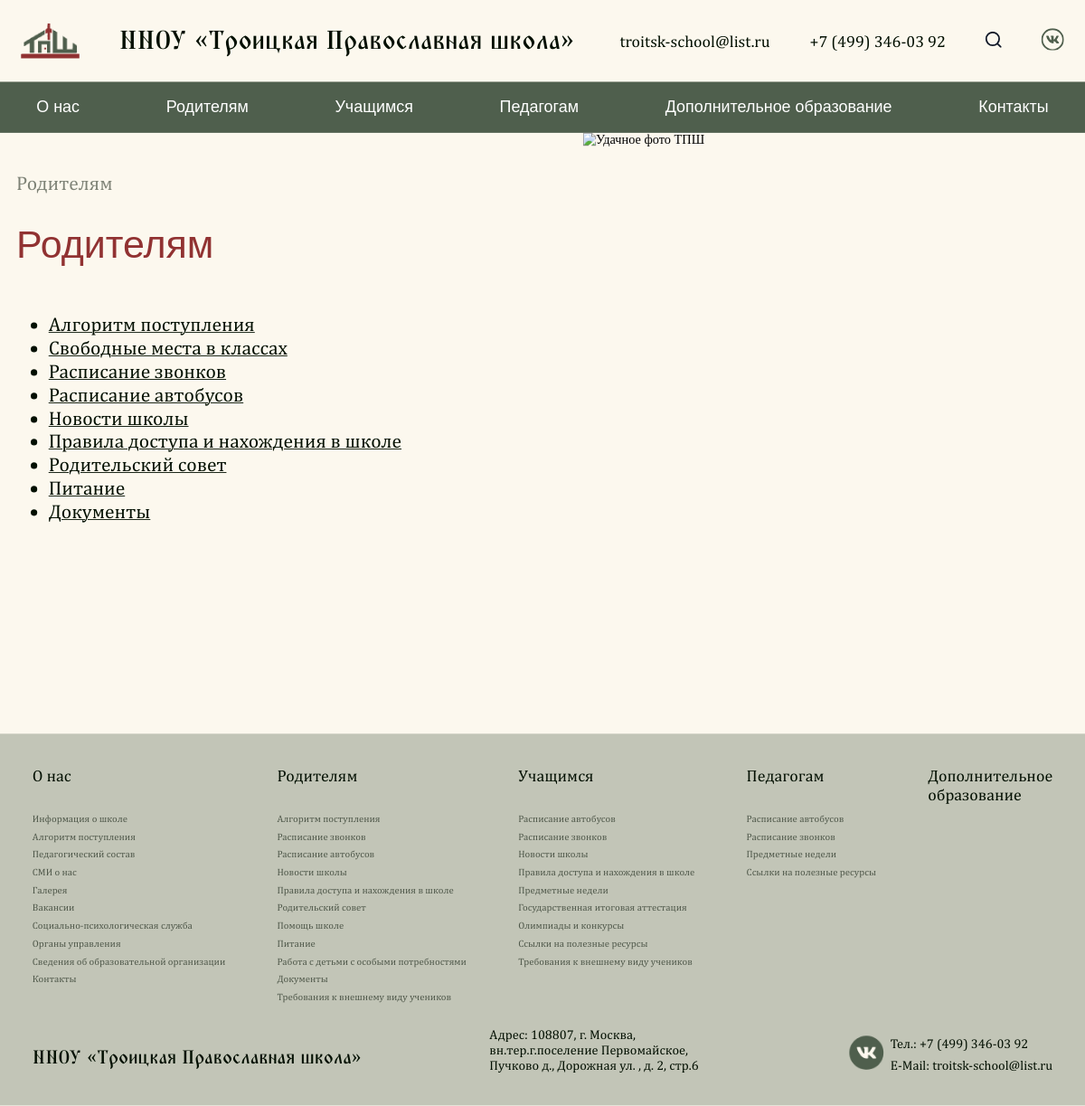
Screenshot of /pages/b/10/ with the database file from the repository.
### pages/models.py (models this page shows, shortened)
class Contact(SingletonModel):
  email = models.CharField("Электронная почта", max_length=100)
  phone = models.CharField("Телефон", max_length=100)
  address = models.CharField("Адрес", max_length=100)
  vk_link = models.CharField("Ссылка на VK", max_length=100)
  class Meta:
    verbose_name = "Контакты"
    verbose_name_plural = "Контакты"

class GenericPageB(models.Model):
  COLOR_CHOICES = [
    ('#913232', 'Красный'),
    ('#4F5F4D', 'Зелёный'),
  ]
  show_in_nav = models.BooleanField("Показать страницу в навигации?", default=False)
  category = models.ForeignKey(GenericPageCategory, verbose_name="Категория", on_delete=models.CASCADE, related_name="pages_b", null=True, blank=True)
  path = models.CharField("Путь к странице", max_length=800, null=True, blank=True)
  page_title = models.CharField("Название страницы", max_length=2000)
  description = models.TextField("Описание", max_length=20000)
  title_color = models.CharField("Цвет заголовка", max_length=7, choices=COLOR_CHOICES, default='#913232')
  is_navigational = models.BooleanField("Является ли страницей навигации?", default=False)
  class Meta:
    verbose_name = "Страница типа 'Б'"
    verbose_name_plural = "Страницы типа 'Б'"

### pages/views.py (the view)
# urls.py: path('pages/b/<int:id>/', type_b_page, name="page_type_b"),
def type_b_page(request, id):
  main_page_info = MainPage.objects.all()[0]
  contacts = Contact.objects.all()[0]
  current_page_info = GenericPageB.objects.get(id=id)
  page_for_nav_a = GenericPageA.objects.all().filter(show_in_nav=True)
  page_for_nav_b = GenericPageB.objects.all().filter(show_in_nav=True)
  context = {
      'main_page_info': main_page_info,
      'contacts': contacts,
      'current_page_info': current_page_info,
      'page_for_nav_a': page_for_nav_a,
      'page_for_nav_b': page_for_nav_b,
  }
  return render(request, 'customs/type_b_page.html', context)

### pages/templates/customs/type_b_page.html (shortened to what this page needs)
{% extends 'generics/base.html' %}
{% load static %}
{% block content %}
<div class="container {% if current_page_info.is_navigational %}navigational-parent{% endif %}">
  {% if current_page_info.is_navigational %}
  <div class="navigational-image-wrap">
    <img src="{% static 'assets/IMG_0424.jpg' %}" alt="Удачное фото ТПШ">
  </div>
  {% endif %}
  <h2 class="generic-subtitle">
    {% if current_page_info.path %}
      {% if current_page_info.category %}{% if current_page_info.category.link %}<a class="generic-breadcrumb generic-subtitle" href="{{ current_page_info.category.link }}">{{ current_page_info.category }}</a>{% else %}{{ current_page_info.category }}{% endif %} |{% endif %} {{ current_page_info.path }}
    {% else %}
      {{ current_page_info.page_title }}
    {% endif %}
  </h2>
  <h1 class="generic-title" style="color: {{ current_page_info.title_color }};">
    {{ current_page_info.page_title }}
  </h1>
  <div class="administrative-detail">
    <div class="about-school-page-content">{{ current_page_info.description|safe|linebreaksbr }}</div>
  </div>
</div>
{% endblock %}

### pages/templates/generics/_header.html (shortened to what this page needs)
{% load static %}
<header class="header">
    <div class="container">
        <div class="header-block">
            <a href="{% url 'page_main' %}" class="header-box">
                <img src="{% static 'assets/Layer_Logo.png' %}" alt="">
                <h1 class="header-title">ННОУ «Троицкая Православная школа»</h1>
            </a>
            <div class="header-nav">
                <ul class="nav-list">
                    <li><a href="mailto:{{ contacts.email }}" class="nav-link">{{ contacts.email }}</a></li>
                    <li><a href="tel:{{ contacts.phone }}" class="nav-link">{{ contacts.phone }}</a></li>
                    <li><a href="#" class="nav-link">
                    </a></li>
                    <li><a href="{{ contacts.vk_link }}" class="nav-link">
                    </a></li>
                </ul>
            </div>
        </div>
    </div>
</header>
<nav class="navbar">
    <ul class="container menu">
        <li class="menu-item has-submenu">
            <a href="{% url 'page_type_b' 9 %}">О нас</a>
        </li>
        <li class="menu-item has-submenu">
            <a href="{% url 'page_type_b' 10 %}">Родителям</a>
        </li>
        <li class="menu-item has-submenu">
            <a href="{% url 'page_type_b' 11 %}">Учащимся</a>
        </li>
        <li class="menu-item has-submenu">
            <a href="{% url 'page_type_b' 12 %}">Педагогам</a>
        </li>
        <li class="menu-item"><a href="{% url 'page_additional_education' %}">Дополнительное образование</a></li>
        <li class="menu-item"><a href="{% url 'page_contacts' %}">Контакты</a></li>
    </ul>
    </nav>

### pages/templates/generics/_footer.html (shortened to what this page needs)
{% load static %}
<footer class="footer">
  <div class="container">
    <div class="footer-colums">
      <div class="footer__columns">
        <p><a style="font-weight: 500;" href="{% url 'page_type_b' 9 %}">О нас</a></p>
        <p><a class="footer__text" href="{% url 'page_school_information_main' %}">Информация о школе</a></p>
        <p><a class="footer__text" href="{% url 'page_append' %}">Алгоритм поступления</a></p>
        <p><a class="footer__text" href="{% url 'page_teachers' %}">Педагогический состав</a></p>
        <p><a class="footer__text" href="{% url 'page_news' %}">СМИ о нас</a></p>
        <p><a class="footer__text" href="{% url 'page_gallery' %}">Галерея</a></p>
        <p><a class="footer__text" href="{% url 'page_vacancy' %}">Вакансии</a></p>
        <p><a class="footer__text" href="{% url 'page_social_psychology' %}">Социально-психологическая служба</a></p>
        <p><a class="footer__text" href="{% url 'page_administrative_control' %}">Органы управления</a></p>
        <p><a class="footer__text" href="{% url 'page_additional_organization' %}">Сведения об образовательной организации</a></p>
        <p><a class="footer__text" href="{% url 'page_contacts' %}">Контакты</a></p>
      </div>
      <div class="footer__columns">
        <p><a style="font-weight: 500;" href="{% url 'page_type_b' 10 %}">Родителям</a></p>
        <p><a class="footer__text" href="{% url 'page_append' %}">Алгоритм поступления</a></p>
        <p><a class="footer__text" href="{% url 'page_schedule' %}">Расписание звонков</a></p>
        <p><a class="footer__text" href="{% url 'page_schedule_bus' %}">Расписание автобусов</a></p>
        <p><a class="footer__text" href="{% url 'page_news' %}">Новости школы</a></p>
        <p><a class="footer__text" href="{% url 'page_type_b' 6 %}">Правила доступа и нахождения в школе</a></p>
        <p><a class="footer__text" href="{% url 'page_administrative_control_detail' 3 %}">Родительский совет</a></p>
        <p><a class="footer__text" href="{% url 'page_school_information_detail' 3 %}">Помощь школе</a></p>
        <p><a class="footer__text" href="{% url 'page_cuisine' %}">Питание</a></p>
        <p><a class="footer__text" href="#">Работа с детьми с особыми потребностями</a></p>
        <p><a class="footer__text" href="#">Документы</a></p>
        {% for page in page_for_nav_b %}
        {% if page.category.name == 'Родителям' %}
        <p><a class="footer__text" href="{% url 'page_type_b' page.id %}">{{ page.page_title }}</a></p>
        {% endif %}
        {% endfor %}
      </div>
      <div class="footer__columns">
        <p><a style="font-weight: 500;" href="{% url 'page_type_b' 11 %}">Учащимся</a></p>
        <p><a class="footer__text" href="{% url 'page_schedule_bus' %}">Расписание автобусов</a></p>
        <p><a class="footer__text" href="{% url 'page_schedule' %}">Расписание звонков</a></p>
        <p><a class="footer__text" href="{% url 'page_news' %}">Новости школы</a></p>
        <p><a class="footer__text" href="{% url 'page_type_b' 3 %}">Правила доступа и нахождения в школе</a></p>
        <p><a class="footer__text" href="{% url 'page_subjects' %}">Предметные недели</a></p>
        <p><a class="footer__text" href="{% url 'page_attestation' %}">Государственная итоговая аттестация</a></p>
        <p><a class="footer__text" href="{% url 'page_type_b' 1 %}">Олимпиады и конкурсы</a></p>
        <p><a class="footer__text" href="{% url 'page_type_b' 2 %}">Ссылки на полезные ресурсы</a></p>
        {% for page in page_for_nav_b %}
        {% if page.category.name == 'Учащимся' %}
        <p><a class="footer__text" href="{% url 'page_type_b' page.id %}">{{ page.page_title }}</a></p>
        {% endif %}
        {% endfor %}
      </div>
      <div class="footer__columns">
        <p><a style="font-weight: 500;" href="{% url 'page_type_b' 12 %}">Педагогам</a></p>
        <p><a class="footer__text" href="{% url 'page_schedule_bus' %}">Расписание автобусов</a></p>
        <p><a class="footer__text" href="{% url 'page_schedule' %}">Расписание звонков</a></p>
        <p><a class="footer__text" href="{% url 'page_subjects' %}">Предметные недели</a></p>
        <p><a class="footer__text" href="{% url 'page_type_b' 5 %}">Ссылки на полезные ресурсы</a></p>
      </div>
      <div class="footer__columns">
        <p><a style="font-weight: 500;" href="{% url 'page_additional_education' %}">Дополнительное <br> образование</a></p>
      </div>
    </div>
    <div class="footer__bottom">
      <a class="footer__name" href="{% url 'page_main' %}">ННОУ «Троицкая Православная школа»</a>
      <p class="footer__adres" style="width: 286px;">Адрес: {{ contacts.address }}</p>
      <div class="search-btn" style="display: flex; height: 46px; gap: 7.85px">
        <a href="{{ contacts.vk_link }}"><img class="vk" src="{% static 'assets/basil_vk-solid.png' %}" style="width: 43px; height: 42px;" alt=""></a>
        <div class="footer__contact" style="display: flex; flex-direction: column; justify-content: space-between;">
          <p class="footer__number">Тел.: {{ contacts.phone }}</p>
          <p class="footer__emil">E-Mail: {{ contacts.email }}</p>
        </div>
      </div>
    </div>
  </div>
</footer>

### static/css/index.css (style rules this page uses)
* { padding: 0; margin: 0; box-sizing: border-box; list-style: none; text-decoration: none; }
html, body { margin: 0; padding: 0; background: #FCF8EE; scroll-behavior: smooth; }
@media (max-width: 1330px) { body { overflow-x: hidden; } }
.container { max-width: 1300px; margin: 0 auto; }
p, span, a, h1, h2, h3, h4, h5, h6, b { font-family: 'Playfair Display', sans-serif; }
.navigational-parent { position: relative; padding-bottom: 40px; }
.navigational-image-wrap { position: absolute; top: 0; right: 0; height: 100%; width: 600px; overflow: hidden; }
.navigational-image-wrap > img { width: 100%; }
.navigational-parent ~ .footer { margin-top: 0; }

### static/css/header.css (style rules this page uses)
.header { padding: 26px; width: 100%; background: rgb(252, 248, 238); }
.header-block { display: flex; justify-content: space-between; align-items: center; }
.header-box { display: flex; align-items: center; gap: 49px; }
.nav-list { display: flex; align-items: center; gap: 49px; }
.header-title { color: rgb(2, 15, 1); font-family: 'TriodPostnaja' , serif; font-size: 32px; font-weight: 500; line-height: 49px; text-align: left; }
.nav-link { color: rgb(2, 15, 1); font-family: 'Literata', sans-serif; font-size: 20px; font-weight: 400; letter-spacing: 0%; text-align: left; }
.navbar { background-color: #4F5F4D; }
.menu { display: flex; justify-content: space-between; list-style: none; padding: 0; margin: 0; }
.menu-item { position: relative; }
.menu-item a { display: block; padding: 20px 25px; color: white; text-decoration: none; font-size: 20px; font-size: 'Literata', sans-serif; border-radius: 12px; }

### static/css/generic.css (style rules this page uses)
.generic-subtitle { font-size: 24px; font-weight: 500; line-height: 1.2; color: #020F01; opacity: 0.5; padding-top: 48px; padding-bottom: 32px; font-family: 'Literata', sans-serif; }
.generic-title { font-size: 48px; letter-spacing: 0%; font-weight: 500; line-height: 1.2; color: #913232; font-family: 'Playfair Display', sans-serif; margin-bottom: 24px; }

### static/css/footer.css (style rules this page uses)
.footer { margin-top: 72px; background: rgb(207, 209, 196); padding: 40px 20px; font-family: 'Literata', sans-serif; }
.footer { background-color: #c2c5b7; padding: 40px; font-family: serif; font-size: 14px; color: #1f1f1f; margin-top: 40px; margin-bottom: -10px; }
.footer-colums { display: flex; justify-content: space-between; margin-bottom: 30px; position: relative; }
.footer__bottom { display: flex; justify-content: space-between; align-items: flex-end; flex-wrap: wrap; }
.footer__text { color: black; opacity: 0.6; font-family: 'Literata' , serif; font-weight: 400; }
.footer__name { color: rgb(2, 15, 1); font-family: 'TriodPostnaja', serif; font-size: 23.13px; font-weight: 500; line-height: 36px; letter-spacing: 0%; text-align: left; }
.footer__adres { color: rgb(2, 15, 1); font-family: 'Literata', serif; font-size: 16px; font-weight: 400; line-height: 19px; letter-spacing: 0%; text-align: left; }
.footer__number, .footer__emil { color: rgb(2, 15, 1); font-family: 'Literata', sans-serif; font-size: 16px; font-weight: 400; line-height: 19px; letter-spacing: 0%; text-align: left; }
.footer__columns p a { width: 50; height: 23; gap: 10px; color: rgb(2, 15, 1); font-family: 'Literata', sans-serif; font-weight: 400; letter-spacing: 0%; text-align: left; text-decoration: none; font-size: 12px; }
.footer__columns p:first-child { margin-bottom: 27px; }
.footer__columns p:first-child a { font-size: 20px; }
.footer__columns { display: flex; flex-direction: column; gap: 6px; }

### static/css/administrative-control.css (style rules this page uses)
.administrative-detail { margin-top: 56px; }
.administrative-detail, .administrative-content { min-height: 60vh; }
.about-school-page-content a, .about-school-page-content ul > li > a { color: #020F01; font-weight: 400; line-height: 120%; text-decoration: underline; text-decoration-thickness: 0%; font-size: 24px; transition: all .2s; }
.about-school-page-content ul > li { list-style: initial; }
.about-school-page-content ul { padding-left: 40px; }
.about-school-page-content a, .about-school-page-content ul > li > a { color: #020F01; font-weight: 400; line-height: 120%; text-decoration: underline; text-decoration-thickness: 0%; font-size: 24px; transition: all .2s; font-family: 'Literata', sans-serif; }
.about-school-page-content ul > li { font-size: 24px; list-style: initial; }
.about-school-page-content * { font-family: 'Literata', sans-serif; }

### static/css/about-school-main.css (style rules this page uses)
.about-school-page-content { font-family: 'Literata', sans-serif; font-size: 24px; font-weight: 500; line-height: 120%; letter-spacing: 0%; color: #020F01; }

### rows the page displays
Contact: email "troitsk-school@list.ru", phone "+7 (499) 346-03 92", address "108807, г. Москва, вн.тер.г.поселение Первомайское, Пучково д., Дорожная ул. , д. 2, стр.6"
GenericPageB: page_title "Родителям", description "Алгоритм поступления Свободные места в классах Расписание звонков Расписание автобусов Новости школы Правила доступа и нахождения в школе Родительский совет Питание Документы"
GenericPageB: page_title "Требования к внешнему виду учеников"
GenericPageB: page_title "Требования к внешнему виду учеников"
